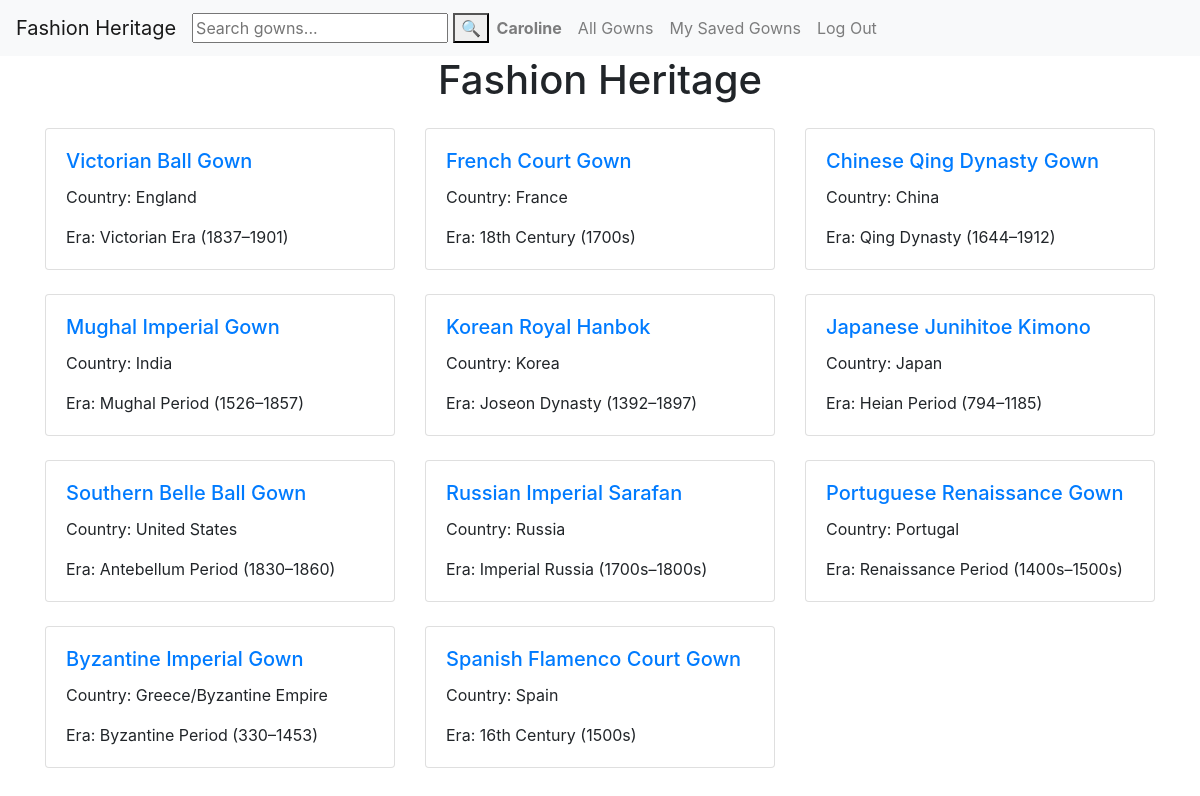
The page / (signed in) on the database its author committed.
### fashion_heritage/models.py (models this page shows, shortened)
class Gown(models.Model):
    name = models.CharField(max_length=100)
    image = models.ImageField(upload_to='gowns/')
    history = models.TextField()
    country_of_origin = models.CharField(max_length=200)
    era = models.CharField(max_length=200)
    designer = models.CharField(max_length=200)
    materials = models.TextField()
    cultural_significance = models.TextField()
    added_by = models.ForeignKey('auth.User', on_delete=models.CASCADE, related_name='gowns')
    created_at = models.DateTimeField(auto_now_add=True)

### fashion_heritage/views.py (the view)
# urls.py: path("", views.index, name="index"),
def index(request):
    gowns = Gown.objects.all()
    return render(request, "fashion_heritage/index.html", {
        "gowns": gowns
    })

### fashion_heritage/templates/fashion_heritage/index.html
{% extends "fashion_heritage/layout.html" %}
{% block body %}
      <h1 style="text-align: center;">Fashion Heritage</h1>
      <div class="container mt-4">
        <div class="row">
            {% for gown in gowns %}
            <div class="col-12 col-md-4">
              <div class="card mb-4">
                <div class="card-body">
                  <h5 class="card-title">
                    <a href="/gown/{{ gown.id }}">{{ gown.name }}</a>
                  </h5>
                  <p class="card-text">Country: {{ gown.country_of_origin }}</p>
                  <p class="card-text">Era: {{ gown.era }}</p>
                </div>
              </div>
            </div>
    {% endfor %}
       </div>
      </div>
{% endblock %}

### fashion_heritage/templates/fashion_heritage/layout.html (shortened to what this page needs)
{% load static %}
<!DOCTYPE html>
<html lang="en">
    <head>
        <link rel="stylesheet" href="https://stackpath.bootstrapcdn.com/bootstrap/4.4.1/css/bootstrap.min.css">
    </head>
    <body>
        <nav class="navbar navbar-expand-lg navbar-light bg-light">
            <a class="navbar-brand" href="#">Fashion Heritage</a>
            <form action="{% url 'search' %}" method="get">
                <input type="text" name="q" placeholder="Search gowns...">
                <button type="submit">🔍</button>
            </form>
            <div>
              <ul class="navbar-nav mr-auto">
                {% if user.is_authenticated %}
                    <li class="nav-item">
                        <a class="nav-link" href="#"><strong>{{ user.username }}</strong></a>
                    </li>
                {% endif %}
                <li class="nav-item">
                  <a class="nav-link" href="{% url 'index' %}">All Gowns</a>
                </li>
                {% if user.is_authenticated %}
                    <li class="nav-item">
                        <a class="nav-link" href="{% url 'saved_gowns' %}">My Saved Gowns</a>
                    </li>
                    <li class="nav-item">
                        <a class="nav-link" href="{% url 'logout' %}">Log Out</a>
                    </li>
                {% endif %}
              </ul>
            </div>
          </nav>
        <div class="body">
            {% block body %}
            {% endblock %}
        </div>
    </body>
</html>

### rows shown on the page
Gown: name "Victorian Ball Gown", country_of_origin "England", era "Victorian Era (1837–1901)"
Gown: name "French Court Gown", country_of_origin "France", era "18th Century (1700s)"
Gown: name "Chinese Qing Dynasty Gown", country_of_origin "China", era "Qing Dynasty (1644–1912)"
Gown: name "Mughal Imperial Gown", country_of_origin "India", era "Mughal Period (1526–1857)"
Gown: name "Korean Royal Hanbok", country_of_origin "Korea", era "Joseon Dynasty (1392–1897)"
Gown: name "Japanese Junihitoe Kimono", country_of_origin "Japan", era "Heian Period (794–1185)"
Gown: name "Southern Belle Ball Gown", country_of_origin "United States", era "Antebellum Period (1830–1860)"
Gown: name "Russian Imperial Sarafan", country_of_origin "Russia", era "Imperial Russia (1700s–1800s)"
Gown: name "Portuguese Renaissance Gown", country_of_origin "Portugal", era "Renaissance Period (1400s–1500s)"
Gown: name "Byzantine Imperial Gown", country_of_origin "Greece/Byzantine Empire", era "Byzantine Period (330–1453)"
Gown: name "Spanish Flamenco Court Gown", country_of_origin "Spain", era "16th Century (1500s)"

### other values the page prints
{{ user.username }} "Caroline"
